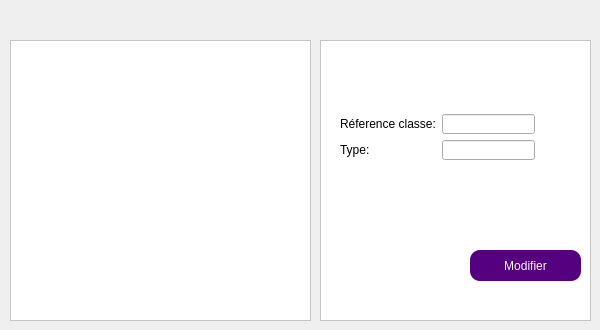
        <widget class="QWidget" name="modifieruneclasse">
         <attribute name="title">
          <string>Modifier une classe</string>
         </attribute>
         <widget class="QPushButton" name="pushButton_modifier_7">
          <property name="geometry">
           <rect>
            <x>470</x>
            <y>250</y>
            <width>111</width>
            <height>31</height>
           </rect>
          </property>
          <property name="styleSheet">
           <string notr="true">border-radius: 10px;
background-color:rgb(85, 0, 127);
color: white</string>
          </property>
          <property name="text">
           <string>Modifier</string>
          </property>
         </widget>
         <widget class="QLineEdit" name="Ref_classe_modif_label">
          <property name="enabled">
           <bool>true</bool>
          </property>
          <property name="geometry">
           <rect>
            <x>442</x>
            <y>114</y>
            <width>93</width>
            <height>20</height>
           </rect>
          </property>
          <property name="text">
           <string/>
          </property>
         </widget>
         <widget class="QLineEdit" name="type_classe_modif_label">
          <property name="geometry">
           <rect>
            <x>442</x>
            <y>140</y>
            <width>93</width>
            <height>20</height>
           </rect>
          </property>
         </widget>
         <widget class="QLabel" name="Nom_8">
          <property name="geometry">
           <rect>
            <x>340</x>
            <y>140</y>
            <width>31</width>
            <height>20</height>
           </rect>
          </property>
          <property name="styleSheet">
           <string notr="true">background-color:white;
</string>
          </property>
          <property name="text">
           <string>Type:</string>
          </property>
         </widget>
         <widget class="QLabel" name="ID_10">
          <property name="geometry">
           <rect>
            <x>340</x>
            <y>114</y>
            <width>96</width>
            <height>20</height>
           </rect>
          </property>
          <property name="styleSheet">
           <string notr="true">background-color:white;</string>
          </property>
          <property name="text">
           <string>Réference classe:</string>
          </property>
         </widget>
         <widget class="QTableView" name="tab_class_modifier">
          <property name="geometry">
           <rect>
            <x>10</x>
            <y>40</y>
            <width>301</width>
            <height>281</height>
           </rect>
          </property>
          <property name="styleSheet">
           <string notr="true">background-color: white;</string>
          </property>
         </widget>
         <widget class="QTableView" name="tab_class_modifier_2">
          <property name="geometry">
           <rect>
            <x>320</x>
            <y>40</y>
            <width>271</width>
            <height>281</height>
           </rect>
          </property>
          <property name="styleSheet">
           <string notr="true">background-color: white;</string>
          </property>
         </widget>
         <zorder>tab_class_modifier_2</zorder>
         <zorder>pushButton_modifier_7</zorder>
         <zorder>tab_class_modifier</zorder>
         <zorder>type_classe_modif_label</zorder>
         <zorder>Nom_8</zorder>
         <zorder>ID_10</zorder>
         <zorder>Ref_classe_modif_label</zorder>
        </widget>
